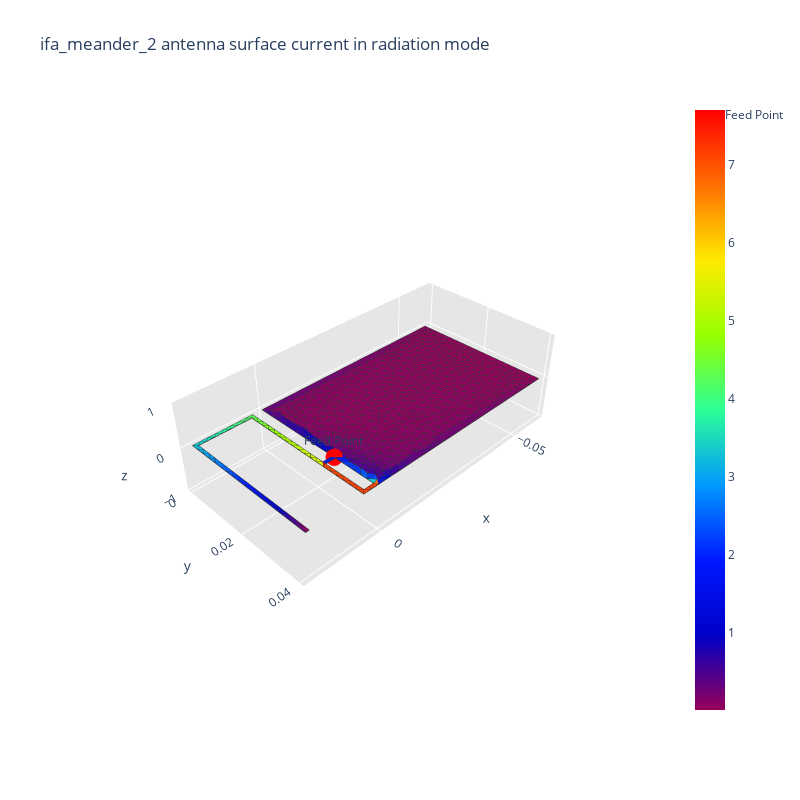
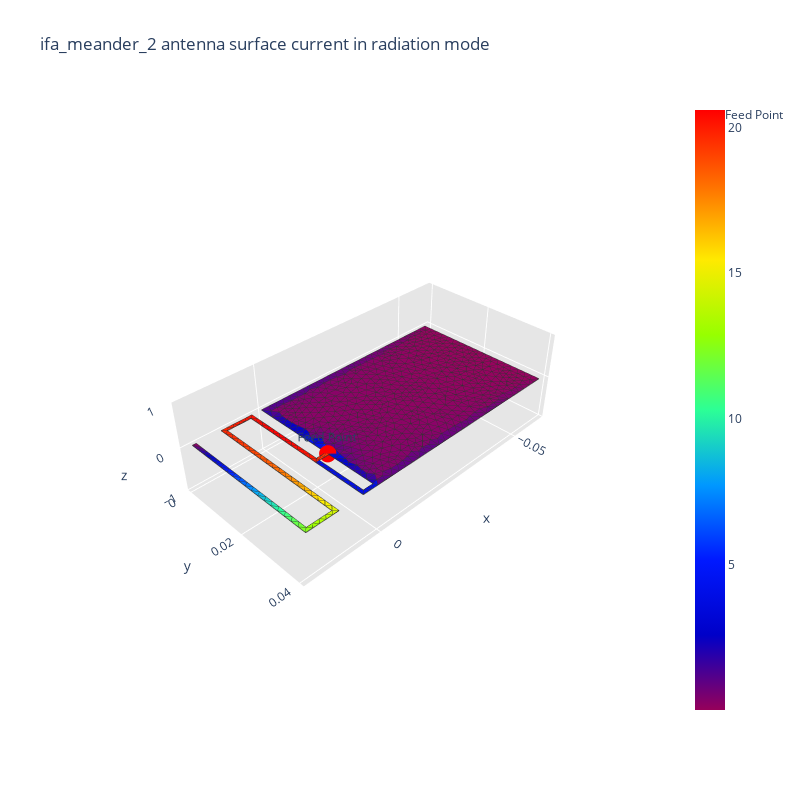
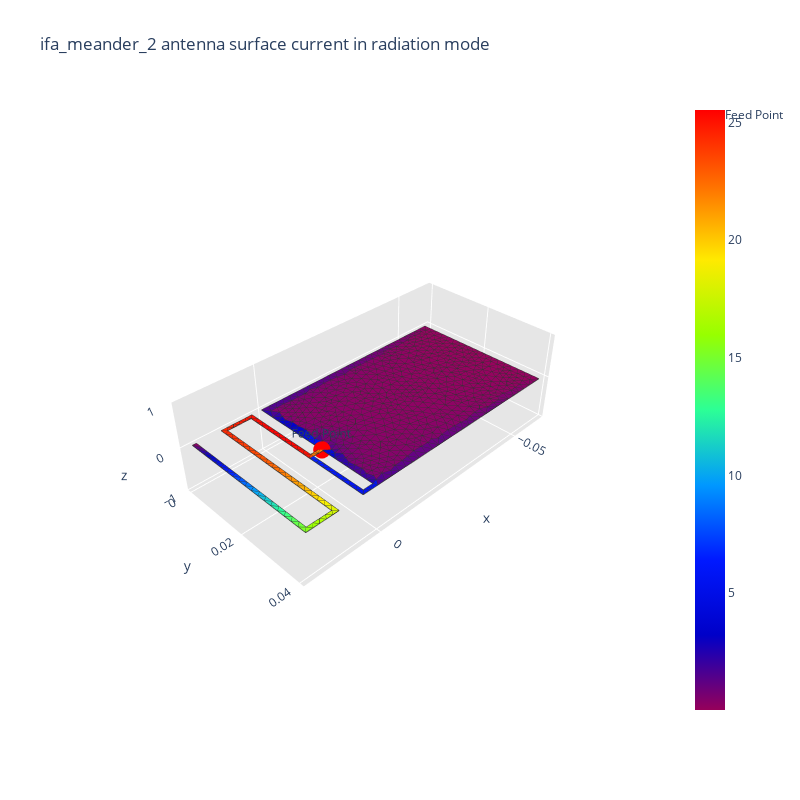
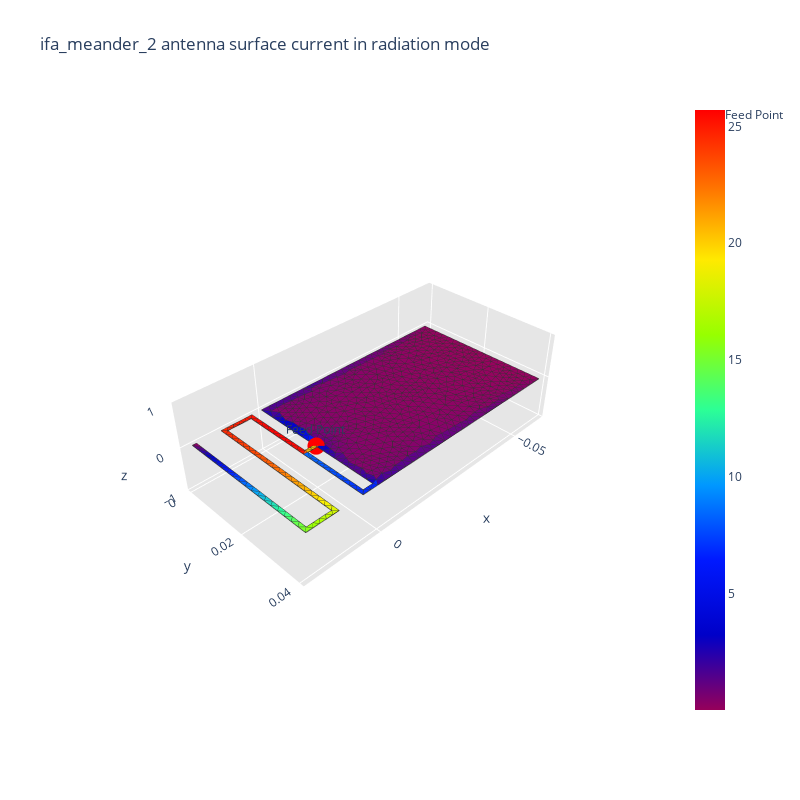

The cell these charts' notebook holds for them, in order:
### Code cell
max_iterations = 15
Z0 = 50  # Impédance caractéristique de la ligne
iteration = 0
has_converged = False

# Nombre_meandre = 5

x, y, Nombre_meandre, distance_meandre = ifa_creation_new_v4(Lenght_antenna, a, b, wid, L_short)
# x, y, distance_meandre = ifa_creation_optimisation_v4(Lenght_antenna, a, b, wid, Nombre_meandre, L_short)

while not has_converged and iteration < max_iterations:
    x_m, y_m = trace_meander_new(x, y, wid)
    feed_x = np.array([0, L_short-wid/2, L_short-wid/2, 0])
    feed_y = np.array([feed + feed_wid/2, feed + feed_wid/2, feed -feed_wid/2, feed - feed_wid/2])
    antenna_ifa_meander(x_m, y_m, x_t, y_t, feed_x, feed_y, save_mesh_folder, mesh_name, 2.25/1000)

    print(f"\nItération {iteration + 1}")
    print(f"Wid meandree = {wid*1000} mm")
    print(f"L_short = {L_short*1000} mm")
    print(f"feed_Position = {feed*1000} mm")
    print(f"Nombre de meandres = {Nombre_meandre}")
    print(f"Distance entre les meandres = {distance_meandre*1000} mm")

    extract_msh_to_mat(ifa_meander_msh, ifa_meander_mat)

    start_time = time.time()
    s11_db, impedances, R_res, X_res, f_resonance, min_index = simulate_frequency_sweep(frequencies, fC, ifa_meander_mat, feed_point)
    end_time = time.time()
    elapsed_time_sec = end_time - start_time
    elapsed_time_min = elapsed_time_sec / 60
    print(f"Temps de calcul pour la simulation : {elapsed_time_sec:.2f} secondes ({elapsed_time_min:.2f} minutes)")

    plot_s11_curve(fLow, fHigh, nPoints, s11_db, fC)
    plot_impedance(fLow, fHigh, nPoints, impedances, s11_db, fC)

    ratio_res_over_coupure = f_resonance / fC
    error = abs((fC - f_resonance) / fC)
    print(f"Ratio f_resonance / fC : {ratio_res_over_coupure:.5f}")
    print(f"Erreur relative : {error:.5f}")

    # Algorithme de correction des paramètres

    if error < 0.01 and s11_db[fc_index] < -10.0:
        print("On est sous le seuil de l'erreur relative de 0.01, on a trouvé la fréquence de résonance.")
        has_converged = True
    else:
        if f_resonance == fLow:
            print("La fréquence de résonance est égale à fLow.")
            Nombre_meandre = int(Nombre_meandre * ratio_res_over_coupure)
            print(f"Le nouveau nombre de meanders est {Nombre_meandre}.")
        elif f_resonance == fHigh:
            print("La fréquence de résonance est égale à fHigh.")
            Nombre_meandre = int(np.ceil(Nombre_meandre * ratio_res_over_coupure))
            print(f"Le nouveau nombre de meanders est {Nombre_meandre}.")
        if f_resonance < fC:
            print("La fréquence de résonance est superieur fLow.")
            wid = wid / ratio_res_over_coupure
            feed = feed - 2 / 1000
        if fC < f_resonance:
            print("La fréquence de résonance est inférieure à fHigh.")
            wid = wid * ratio_res_over_coupure
            feed = feed - 2 / 1000

    if feed >= b - 3 * wid:
        feed = b - 3 * wid
    if feed <= wid / 2:
        feed = wid / 2
    feed_point = [0, feed, 0]

    """ # Si la frequence de resonance est dans l'intervalle [fLow, fHigh] et que la largeur des meandres n'est pas encore trouvée
    if fLow < f_resonance and f_resonance < fHigh and not Find_good_width_of_meanders:
        print("Cas 1")
                
    # Si la fréquence de résonance est égale à fLow ou fHigh, on ajuste le nombre de meandres
    if (f_resonance == fLow or f_resonance == fHigh) and not Find_good_number_of_meanders:
        print("cas 1")
        print(f"La fréquence de résonance {f_resonance/1e6:.2f} MHz est égale à fLow ou fHigh.")
        Find_good_number_of_meanders = False
        Find_good_width_of_meanders = False
        if f_resonance == fLow:
            print("La fréquence de résonance est égale à fLow.")
            Nombre_meandre = int(Nombre_meandre * ratio_res_over_coupure)
        else:
            Nombre_meandre = int(np.ceil(Nombre_meandre * ratio_res_over_coupure))
        print(f"Le nouveau nombre de meanders est {Nombre_meandre}.")

    # Si la fréquence de résonance est dans l'intervalle [fLow, fHigh] et que la largeur des meandres et le nombre de meandre sont trouvée et que la position du feed n'est pas encore trouvée
    if Find_good_number_of_meanders and Find_good_width_of_meanders:
        print("cas 2")        
        print("Recherche de la position du feed...")
        if s11_db[min_index] < -10.0 and abs(1 - ratio_res_over_coupure) < 0.005:
            print(f"La courbe S11 est inférieure à -10 dB à la fréquence de résonance {f_resonance/1e6:.2f} MHz.")
            print("La fréquence de résonance est égale ou proche à la fréquence centrale.")
            has_converged = True
        else:
            print("cas 2.2")
            # wid = wid * ratio_res_over_coupure**2
            print(f"(50 / R_res) : {50 / R_res} mm")
            if f_resonance < fC:
                wid = wid / ratio_res_over_coupure**2
                feed = feed / (Z0 / R_res)**2
            else:
                wid = wid * ratio_res_over_coupure**2
                feed = feed * (Z0 / R_res)**2
            # feed = feed * (Z0 / R_res)**2
            # feed = feed + 3 / 1000
            if feed >= b - 3 * wid:
                feed = b - 3 * wid
            if feed <= wid / 2:
                feed = wid / 2
            feed_point = [0, feed, 0] """
        
            
    x, y, distance_meandre = ifa_creation_optimisation_v4(Lenght_antenna, a, b, wid, Nombre_meandre, L_short)
    
    iteration += 1

### Figure 1 — Plotly figure (JSON) as saved in the notebook; plotly's stock layout.template omitted (floating-point values rounded to 4 significant figures; data arrays with more than 128 entries replaced by an {"elided": "..."} marker saying what was removed)
{"data": [{"facecolor": {"elided": "1280 str values"}, "i": {"elided": "1280 int values"}, "j": {"elided": "1280 int values"}, "k": {"elided": "1280 int values"}, "name": "", "type": "mesh3d", "x": {"elided": "733 float values"}, "y": {"elided": "733 float values"}, "z": {"elided": "733 int values"}}, {"line": {"color": "rgb(50, 50, 50)", "width": 1.5}, "mode": "lines", "showlegend": false, "type": "scatter3d", "x": {"elided": "6400 float values"}, "y": {"elided": "6400 float values"}, "z": {"elided": "6400 int values"}}, {"hoverinfo": "none", "marker": {"color": [0.00393, 7.704], "colorscale": [[0, "rgb(150, 0, 90)"], [0.125, "rgb(0, 0, 200)"], [0.25, "rgb(0, 25, 255)"], [0.375, "rgb(0, 152, 255)"], [0.5, "rgb(44, 255, 150)"], [0.625, "rgb(151, 255, 0)"], [0.75, "rgb(255, 234, 0)"], [0.875, "rgb(255, 111, 0)"], [1, "rgb(255, 0, 0)"]], "showscale": true, "size": 0.1}, "mode": "markers", "showlegend": false, "type": "scatter3d", "x": [0], "y": [0.02675], "z": [0]}, {"marker": {"color": "red", "size": 6, "symbol": "circle"}, "mode": "markers+text", "name": "Feed Point", "text": ["Feed Point"], "textposition": "top center", "type": "scatter3d", "x": [0], "y": [0.02625], "z": [0]}], "layout": {"height": 800, "scene": {"aspectratio": {"x": 1, "y": 0.4984, "z": 0.3}, "xaxis": {"backgroundcolor": "rgb(230, 230, 230)", "gridcolor": "rgb(255, 255, 255)", "showbackground": true, "zerolinecolor": "rgb(255, 255, 255)"}, "yaxis": {"backgroundcolor": "rgb(230, 230, 230)", "gridcolor": "rgb(255, 255, 255)", "showbackground": true, "zerolinecolor": "rgb(255, 255, 255)"}, "zaxis": {"backgroundcolor": "rgb(230, 230, 230)", "gridcolor": "rgb(255, 255, 255)", "showbackground": true, "zerolinecolor": "rgb(255, 255, 255)"}}, "title": {"text": "ifa_meander_2 antenna surface current in radiation mode"}, "width": 800}}

### Figure 2 — Plotly figure (JSON) as saved in the notebook; plotly's stock layout.template omitted (floating-point values rounded to 4 significant figures; data arrays with more than 128 entries replaced by an {"elided": "..."} marker saying what was removed)
{"data": [{"facecolor": {"elided": "1321 str values"}, "i": {"elided": "1321 int values"}, "j": {"elided": "1321 int values"}, "k": {"elided": "1321 int values"}, "name": "", "type": "mesh3d", "x": {"elided": "773 float values"}, "y": {"elided": "773 float values"}, "z": {"elided": "773 int values"}}, {"line": {"color": "rgb(50, 50, 50)", "width": 1.5}, "mode": "lines", "showlegend": false, "type": "scatter3d", "x": {"elided": "6605 float values"}, "y": {"elided": "6605 float values"}, "z": {"elided": "6605 int values"}}, {"hoverinfo": "none", "marker": {"color": [0.01004, 20.6], "colorscale": [[0, "rgb(150, 0, 90)"], [0.125, "rgb(0, 0, 200)"], [0.25, "rgb(0, 25, 255)"], [0.375, "rgb(0, 152, 255)"], [0.5, "rgb(44, 255, 150)"], [0.625, "rgb(151, 255, 0)"], [0.75, "rgb(255, 234, 0)"], [0.875, "rgb(255, 111, 0)"], [1, "rgb(255, 0, 0)"]], "showscale": true, "size": 0.1}, "mode": "markers", "showlegend": false, "type": "scatter3d", "x": [0], "y": [0.02475], "z": [0]}, {"marker": {"color": "red", "size": 6, "symbol": "circle"}, "mode": "markers+text", "name": "Feed Point", "text": ["Feed Point"], "textposition": "top center", "type": "scatter3d", "x": [0], "y": [0.02425], "z": [0]}], "layout": {"height": 800, "scene": {"aspectratio": {"x": 1, "y": 0.5, "z": 0.3}, "xaxis": {"backgroundcolor": "rgb(230, 230, 230)", "gridcolor": "rgb(255, 255, 255)", "showbackground": true, "zerolinecolor": "rgb(255, 255, 255)"}, "yaxis": {"backgroundcolor": "rgb(230, 230, 230)", "gridcolor": "rgb(255, 255, 255)", "showbackground": true, "zerolinecolor": "rgb(255, 255, 255)"}, "zaxis": {"backgroundcolor": "rgb(230, 230, 230)", "gridcolor": "rgb(255, 255, 255)", "showbackground": true, "zerolinecolor": "rgb(255, 255, 255)"}}, "title": {"text": "ifa_meander_2 antenna surface current in radiation mode"}, "width": 800}}

### Figure 3 — Plotly figure (JSON) as saved in the notebook; plotly's stock layout.template omitted (floating-point values rounded to 4 significant figures; data arrays with more than 128 entries replaced by an {"elided": "..."} marker saying what was removed)
{"data": [{"facecolor": {"elided": "1309 str values"}, "i": {"elided": "1309 int values"}, "j": {"elided": "1309 int values"}, "k": {"elided": "1309 int values"}, "name": "", "type": "mesh3d", "x": {"elided": "767 float values"}, "y": {"elided": "767 float values"}, "z": {"elided": "767 int values"}}, {"line": {"color": "rgb(50, 50, 50)", "width": 1.5}, "mode": "lines", "showlegend": false, "type": "scatter3d", "x": {"elided": "6545 float values"}, "y": {"elided": "6545 float values"}, "z": {"elided": "6545 int values"}}, {"hoverinfo": "none", "marker": {"color": [0.01297, 25.54], "colorscale": [[0, "rgb(150, 0, 90)"], [0.125, "rgb(0, 0, 200)"], [0.25, "rgb(0, 25, 255)"], [0.375, "rgb(0, 152, 255)"], [0.5, "rgb(44, 255, 150)"], [0.625, "rgb(151, 255, 0)"], [0.75, "rgb(255, 234, 0)"], [0.875, "rgb(255, 111, 0)"], [1, "rgb(255, 0, 0)"]], "showscale": true, "size": 0.1}, "mode": "markers", "showlegend": false, "type": "scatter3d", "x": [0], "y": [0.02275], "z": [0]}, {"marker": {"color": "red", "size": 6, "symbol": "circle"}, "mode": "markers+text", "name": "Feed Point", "text": ["Feed Point"], "textposition": "top center", "type": "scatter3d", "x": [0], "y": [0.02225], "z": [0]}], "layout": {"height": 800, "scene": {"aspectratio": {"x": 1, "y": 0.5, "z": 0.3}, "xaxis": {"backgroundcolor": "rgb(230, 230, 230)", "gridcolor": "rgb(255, 255, 255)", "showbackground": true, "zerolinecolor": "rgb(255, 255, 255)"}, "yaxis": {"backgroundcolor": "rgb(230, 230, 230)", "gridcolor": "rgb(255, 255, 255)", "showbackground": true, "zerolinecolor": "rgb(255, 255, 255)"}, "zaxis": {"backgroundcolor": "rgb(230, 230, 230)", "gridcolor": "rgb(255, 255, 255)", "showbackground": true, "zerolinecolor": "rgb(255, 255, 255)"}}, "title": {"text": "ifa_meander_2 antenna surface current in radiation mode"}, "width": 800}}

### Figure 4 — Plotly figure (JSON) as saved in the notebook; plotly's stock layout.template omitted (floating-point values rounded to 4 significant figures; data arrays with more than 128 entries replaced by an {"elided": "..."} marker saying what was removed)
{"data": [{"facecolor": {"elided": "1321 str values"}, "i": {"elided": "1321 int values"}, "j": {"elided": "1321 int values"}, "k": {"elided": "1321 int values"}, "name": "", "type": "mesh3d", "x": {"elided": "773 float values"}, "y": {"elided": "773 float values"}, "z": {"elided": "773 int values"}}, {"line": {"color": "rgb(50, 50, 50)", "width": 1.5}, "mode": "lines", "showlegend": false, "type": "scatter3d", "x": {"elided": "6605 float values"}, "y": {"elided": "6605 float values"}, "z": {"elided": "6605 int values"}}, {"hoverinfo": "none", "marker": {"color": [0.01337, 25.71], "colorscale": [[0, "rgb(150, 0, 90)"], [0.125, "rgb(0, 0, 200)"], [0.25, "rgb(0, 25, 255)"], [0.375, "rgb(0, 152, 255)"], [0.5, "rgb(44, 255, 150)"], [0.625, "rgb(151, 255, 0)"], [0.75, "rgb(255, 234, 0)"], [0.875, "rgb(255, 111, 0)"], [1, "rgb(255, 0, 0)"]], "showscale": true, "size": 0.1}, "mode": "markers", "showlegend": false, "type": "scatter3d", "x": [0], "y": [0.02075], "z": [0]}, {"marker": {"color": "red", "size": 6, "symbol": "circle"}, "mode": "markers+text", "name": "Feed Point", "text": ["Feed Point"], "textposition": "top center", "type": "scatter3d", "x": [0], "y": [0.02025], "z": [0]}], "layout": {"height": 800, "scene": {"aspectratio": {"x": 1, "y": 0.5, "z": 0.3}, "xaxis": {"backgroundcolor": "rgb(230, 230, 230)", "gridcolor": "rgb(255, 255, 255)", "showbackground": true, "zerolinecolor": "rgb(255, 255, 255)"}, "yaxis": {"backgroundcolor": "rgb(230, 230, 230)", "gridcolor": "rgb(255, 255, 255)", "showbackground": true, "zerolinecolor": "rgb(255, 255, 255)"}, "zaxis": {"backgroundcolor": "rgb(230, 230, 230)", "gridcolor": "rgb(255, 255, 255)", "showbackground": true, "zerolinecolor": "rgb(255, 255, 255)"}}, "title": {"text": "ifa_meander_2 antenna surface current in radiation mode"}, "width": 800}}
